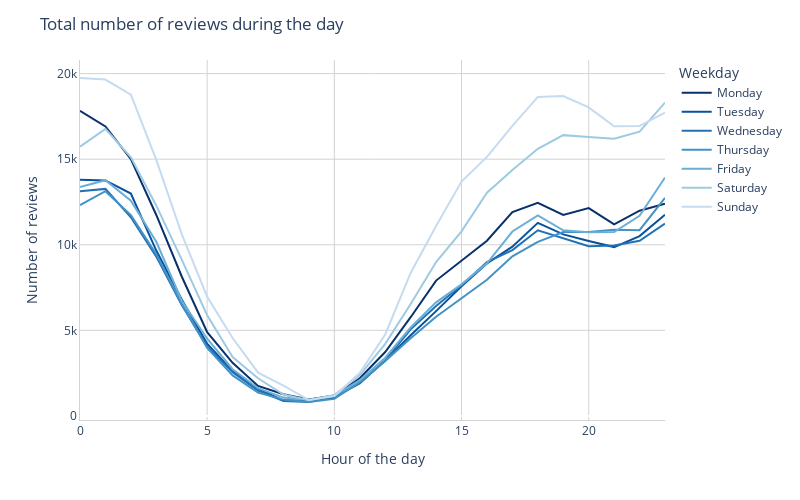

The code cell stored with this chart in its notebook:
### Markdown cell above
The temporal patterns of reviews of restaurants are presented in this section. This is done to give an overview of when restaurants are reviewed the most during different time periods and for different restaurant categories. In the chart below you can see the total number of reviews made each hour for each weekday. Clearly, all weekdays follow the same pattern of a very low number of reviews in the morning and then a steady increase in reviews until 6-7 pm. After the evening-peak there is a small decrease in reviews for a few hours, whereafter the number of reviews increases again until 0-1 am. This night peak is of course due to the Yelp data also containing bars and nightlife locations and also, people might not review their visits until later when they get home from a restaurant visit. You can click on the days to the right of the chart to include/exclude them from the visualization.

### Code cell
sorter = ['Monday', 'Tuesday', 'Wednesday', 'Thursday', 'Friday', 'Saturday','Sunday']
day_hour = df.groupby([df.date.dt.day_name(), df['date'].dt.hour])['stars'].count().reindex(sorter,level=0)
day_hour.index.names = ["Weekday", "Hour of the day"]
day_hour = day_hour.unstack(0)

colors = ['#08306b', '#08519c', '#2171b5', '#4292c6', '#6baed6', '#9ecae1', '#c6dbef']#, '#deebf7', '#f7fbff']


fig = px.line(day_hour, x=day_hour.index, y=day_hour.columns, width=800, height=500, color_discrete_sequence = colors)
fig.update_traces(hovertemplate=None)
fig.update_layout(title_text="Total number of reviews during the day", 
                  plot_bgcolor='rgba(0,0,0,0)',
                  yaxis_title="Number of reviews",
                  hovermode="x unified")

fig.update_xaxes(showline=True, linewidth=1, linecolor='lightgrey', 
                 showgrid=True, gridwidth=1, gridcolor='lightgrey')
fig.update_yaxes(showline=True, linewidth=1, linecolor='lightgrey',
                 showgrid=True, gridwidth=1, gridcolor='lightgrey')

fig.show()

### Figure 1 — Plotly figure (JSON) as saved in the notebook; plotly's stock layout.template omitted (floating-point values rounded to 4 significant figures)
{"data": [{"legendgroup": "Monday", "line": {"color": "#08306b", "dash": "solid"}, "mode": "lines", "name": "Monday", "orientation": "v", "showlegend": true, "type": "scatter", "x": [0, 1, 2, 3, 4, 5, 6, 7, 8, 9, 10, 11, 12, 13, 14, 15, 16, 17, 18, 19, 20, 21, 22, 23], "xaxis": "x", "y": [17825, 16915, 15000, 11741, 8147, 4895, 3102, 1754, 1269, 965, 1193, 2199, 3734, 5767, 7908, 9059, 10237, 11909, 12456, 11743, 12146, 11188, 11992, 12393], "yaxis": "y"}, {"legendgroup": "Tuesday", "line": {"color": "#08519c", "dash": "solid"}, "mode": "lines", "name": "Tuesday", "orientation": "v", "showlegend": true, "type": "scatter", "x": [0, 1, 2, 3, 4, 5, 6, 7, 8, 9, 10, 11, 12, 13, 14, 15, 16, 17, 18, 19, 20, 21, 22, 23], "xaxis": "x", "y": [13798, 13758, 12995, 9662, 6802, 4223, 2617, 1587, 898, 897, 1053, 1946, 3224, 4710, 6122, 7573, 8912, 9887, 11281, 10607, 10225, 9865, 10509, 11750], "yaxis": "y"}, {"legendgroup": "Wednesday", "line": {"color": "#2171b5", "dash": "solid"}, "mode": "lines", "name": "Wednesday", "orientation": "v", "showlegend": true, "type": "scatter", "x": [0, 1, 2, 3, 4, 5, 6, 7, 8, 9, 10, 11, 12, 13, 14, 15, 16, 17, 18, 19, 20, 21, 22, 23], "xaxis": "x", "y": [13127, 13264, 11606, 9309, 6487, 4054, 2550, 1481, 876, 820, 1119, 1898, 3250, 5057, 6423, 7630, 8990, 9690, 10849, 10366, 9915, 9960, 10233, 11234], "yaxis": "y"}, {"legendgroup": "Thursday", "line": {"color": "#4292c6", "dash": "solid"}, "mode": "lines", "name": "Thursday", "orientation": "v", "showlegend": true, "type": "scatter", "x": [0, 1, 2, 3, 4, 5, 6, 7, 8, 9, 10, 11, 12, 13, 14, 15, 16, 17, 18, 19, 20, 21, 22, 23], "xaxis": "x", "y": [12319, 13132, 11737, 9442, 6535, 3971, 2368, 1362, 952, 813, 994, 1989, 3206, 4539, 5795, 6876, 7956, 9324, 10170, 10749, 10741, 10884, 10849, 12739], "yaxis": "y"}, {"legendgroup": "Friday", "line": {"color": "#6baed6", "dash": "solid"}, "mode": "lines", "name": "Friday", "orientation": "v", "showlegend": true, "type": "scatter", "x": [0, 1, 2, 3, 4, 5, 6, 7, 8, 9, 10, 11, 12, 13, 14, 15, 16, 17, 18, 19, 20, 21, 22, 23], "xaxis": "x", "y": [13371, 13772, 12571, 10176, 6730, 4511, 2726, 1626, 1069, 941, 1171, 2087, 3405, 5165, 6633, 7688, 8916, 10774, 11721, 10843, 10730, 10747, 11695, 13931], "yaxis": "y"}, {"legendgroup": "Saturday", "line": {"color": "#9ecae1", "dash": "solid"}, "mode": "lines", "name": "Saturday", "orientation": "v", "showlegend": true, "type": "scatter", "x": [0, 1, 2, 3, 4, 5, 6, 7, 8, 9, 10, 11, 12, 13, 14, 15, 16, 17, 18, 19, 20, 21, 22, 23], "xaxis": "x", "y": [15724, 16773, 15105, 12285, 9129, 5881, 3434, 2199, 1250, 916, 1220, 2386, 4213, 6544, 8992, 10785, 13040, 14367, 15608, 16406, 16298, 16200, 16607, 18308], "yaxis": "y"}, {"legendgroup": "Sunday", "line": {"color": "#c6dbef", "dash": "solid"}, "mode": "lines", "name": "Sunday", "orientation": "v", "showlegend": true, "type": "scatter", "x": [0, 1, 2, 3, 4, 5, 6, 7, 8, 9, 10, 11, 12, 13, 14, 15, 16, 17, 18, 19, 20, 21, 22, 23], "xaxis": "x", "y": [19744, 19654, 18771, 14963, 10621, 6966, 4552, 2530, 1775, 928, 1156, 2518, 4759, 8352, 11093, 13691, 15134, 16949, 18639, 18689, 18028, 16929, 16941, 17714], "yaxis": "y"}], "layout": {"height": 500, "hovermode": "x unified", "legend": {"title": {"text": "Weekday"}, "tracegroupgap": 0}, "margin": {"t": 60}, "plot_bgcolor": "rgba(0,0,0,0)", "title": {"text": "Total number of reviews during the day"}, "width": 800, "xaxis": {"anchor": "y", "domain": [0, 1], "gridcolor": "lightgrey", "gridwidth": 1, "linecolor": "lightgrey", "linewidth": 1, "showgrid": true, "showline": true, "title": {"text": "Hour of the day"}}, "yaxis": {"anchor": "x", "domain": [0, 1], "gridcolor": "lightgrey", "gridwidth": 1, "linecolor": "lightgrey", "linewidth": 1, "showgrid": true, "showline": true, "title": {"text": "Number of reviews"}}}}
